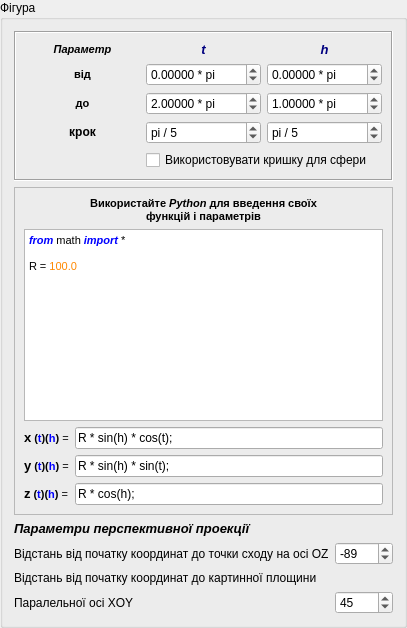
          <widget class="QGroupBox" name="groupBox_2">
           <property name="sizePolicy">
            <sizepolicy hsizetype="Expanding" vsizetype="Expanding">
             <horstretch>0</horstretch>
             <verstretch>0</verstretch>
            </sizepolicy>
           </property>
           <property name="title">
            <string>Фігура</string>
           </property>
           <property name="flat">
            <bool>false</bool>
           </property>
           <property name="checkable">
            <bool>false</bool>
           </property>
           <layout class="QGridLayout" name="gridLayout_4">
            <item row="3" column="0" colspan="2">
             <widget class="QFrame" name="frame_3">
              <property name="frameShape">
               <enum>QFrame::Box</enum>
              </property>
              <property name="frameShadow">
               <enum>QFrame::Sunken</enum>
              </property>
              <layout class="QGridLayout" name="gridLayout_6">
               <item row="0" column="0">
                <widget class="QLabel" name="label_16">
                 <property name="text">
                  <string>&lt;!DOCTYPE HTML PUBLIC &quot;-//W3C//DTD HTML 4.0//EN&quot; &quot;http://www.w3.org/TR/REC-html40/strict.dtd&quot;&gt;
&lt;html&gt;&lt;head&gt;&lt;meta name=&quot;qrichtext&quot; content=&quot;1&quot; /&gt;&lt;style type=&quot;text/css&quot;&gt;
p, li { white-space: pre-wrap; }
&lt;/style&gt;&lt;/head&gt;&lt;body style=&quot; font-family:'MS Shell Dlg 2'; font-size:8.25pt; font-weight:400; font-style:normal;&quot;&gt;
&lt;p style=&quot; margin-top:0px; margin-bottom:0px; margin-left:0px; margin-right:0px; -qt-block-indent:0; text-indent:0px; font-size:8pt;&quot;&gt;&lt;span style=&quot; font-weight:600; font-style:italic;&quot;&gt;Параметр&lt;/span&gt;&lt;/p&gt;&lt;/body&gt;&lt;/html&gt;</string>
                 </property>
                 <property name="alignment">
                  <set>Qt::AlignCenter</set>
                 </property>
                </widget>
               </item>
               <item row="0" column="2">
                <widget class="QLabel" name="label_17">
                 <property name="text">
                  <string>&lt;!DOCTYPE HTML PUBLIC &quot;-//W3C//DTD HTML 4.0//EN&quot; &quot;http://www.w3.org/TR/REC-html40/strict.dtd&quot;&gt;
&lt;html&gt;&lt;head&gt;&lt;meta name=&quot;qrichtext&quot; content=&quot;1&quot; /&gt;&lt;style type=&quot;text/css&quot;&gt;
p, li { white-space: pre-wrap; }
&lt;/style&gt;&lt;/head&gt;&lt;body style=&quot; font-family:'MS Shell Dlg 2'; font-size:8.25pt; font-weight:400; font-style:normal;&quot;&gt;
&lt;p style=&quot; margin-top:0px; margin-bottom:0px; margin-left:0px; margin-right:0px; -qt-block-indent:0; text-indent:0px; font-size:8pt;&quot;&gt;&lt;span style=&quot; font-size:10pt; font-weight:600; font-style:italic; color:#00007f;&quot;&gt;t&lt;/span&gt;&lt;/p&gt;&lt;/body&gt;&lt;/html&gt;</string>
                 </property>
                 <property name="alignment">
                  <set>Qt::AlignCenter</set>
                 </property>
                </widget>
               </item>
               <item row="0" column="3">
                <widget class="QLabel" name="label_18">
                 <property name="text">
                  <string>&lt;!DOCTYPE HTML PUBLIC &quot;-//W3C//DTD HTML 4.0//EN&quot; &quot;http://www.w3.org/TR/REC-html40/strict.dtd&quot;&gt;
&lt;html&gt;&lt;head&gt;&lt;meta name=&quot;qrichtext&quot; content=&quot;1&quot; /&gt;&lt;style type=&quot;text/css&quot;&gt;
p, li { white-space: pre-wrap; }
&lt;/style&gt;&lt;/head&gt;&lt;body style=&quot; font-family:'MS Shell Dlg 2'; font-size:8.25pt; font-weight:400; font-style:normal;&quot;&gt;
&lt;p style=&quot; margin-top:0px; margin-bottom:0px; margin-left:0px; margin-right:0px; -qt-block-indent:0; text-indent:0px;&quot;&gt;&lt;span style=&quot; font-size:10pt; font-weight:600; font-style:italic; color:#00007f;&quot;&gt;h&lt;/span&gt;&lt;/p&gt;&lt;/body&gt;&lt;/html&gt;</string>
                 </property>
                 <property name="alignment">
                  <set>Qt::AlignCenter</set>
                 </property>
                </widget>
               </item>
               <item row="1" column="0">
                <widget class="QLabel" name="label_14">
                 <property name="text">
                  <string>&lt;!DOCTYPE HTML PUBLIC &quot;-//W3C//DTD HTML 4.0//EN&quot; &quot;http://www.w3.org/TR/REC-html40/strict.dtd&quot;&gt;
&lt;html&gt;&lt;head&gt;&lt;meta name=&quot;qrichtext&quot; content=&quot;1&quot; /&gt;&lt;style type=&quot;text/css&quot;&gt;
p, li { white-space: pre-wrap; }
&lt;/style&gt;&lt;/head&gt;&lt;body style=&quot; font-family:'MS Shell Dlg 2'; font-size:8pt; font-weight:400; font-style:normal;&quot;&gt;
&lt;p style=&quot; margin-top:0px; margin-bottom:0px; margin-left:0px; margin-right:0px; -qt-block-indent:0; text-indent:0px;&quot;&gt;&lt;span style=&quot; font-size:8.25pt; font-weight:600;&quot;&gt;від&lt;/span&gt;&lt;/p&gt;&lt;/body&gt;&lt;/html&gt;</string>
                 </property>
                 <property name="textFormat">
                  <enum>Qt::RichText</enum>
                 </property>
                 <property name="alignment">
                  <set>Qt::AlignCenter</set>
                 </property>
                </widget>
               </item>
               <item row="1" column="2">
                <widget class="QDoubleSpinBox" name="tFrom">
                 <property name="suffix">
                  <string> * pi</string>
                 </property>
                 <property name="decimals">
                  <number>5</number>
                 </property>
                 <property name="minimum">
                  <double>-100.000000000000000</double>
                 </property>
                 <property name="maximum">
                  <double>100.000000000000000</double>
                 </property>
                 <property name="singleStep">
                  <double>0.010000000000000</double>
                 </property>
                </widget>
               </item>
               <item row="1" column="3">
                <widget class="QDoubleSpinBox" name="hFrom">
                 <property name="suffix">
                  <string> * pi</string>
                 </property>
                 <property name="decimals">
                  <number>5</number>
                 </property>
                 <property name="minimum">
                  <double>-100.000000000000000</double>
                 </property>
                 <property name="maximum">
                  <double>100.000000000000000</double>
                 </property>
                 <property name="singleStep">
                  <double>0.010000000000000</double>
                 </property>
                 <property name="value">
                  <double>0.000000000000000</double>
                 </property>
                </widget>
               </item>
               <item row="2" column="0">
                <widget class="QLabel" name="label_15">
                 <property name="text">
                  <string>&lt;!DOCTYPE HTML PUBLIC &quot;-//W3C//DTD HTML 4.0//EN&quot; &quot;http://www.w3.org/TR/REC-html40/strict.dtd&quot;&gt;
&lt;html&gt;&lt;head&gt;&lt;meta name=&quot;qrichtext&quot; content=&quot;1&quot; /&gt;&lt;style type=&quot;text/css&quot;&gt;
p, li { white-space: pre-wrap; }
&lt;/style&gt;&lt;/head&gt;&lt;body style=&quot; font-family:'MS Shell Dlg 2'; font-size:8.25pt; font-weight:400; font-style:normal;&quot;&gt;
&lt;p style=&quot; margin-top:0px; margin-bottom:0px; margin-left:0px; margin-right:0px; -qt-block-indent:0; text-indent:0px;&quot;&gt;&lt;span style=&quot; font-size:8pt; font-weight:600;&quot;&gt;до&lt;/span&gt;&lt;/p&gt;&lt;/body&gt;&lt;/html&gt;</string>
                 </property>
                 <property name="alignment">
                  <set>Qt::AlignCenter</set>
                 </property>
                </widget>
               </item>
               <item row="2" column="2">
                <widget class="QDoubleSpinBox" name="tTo">
                 <property name="suffix">
                  <string> * pi</string>
                 </property>
                 <property name="decimals">
                  <number>5</number>
                 </property>
                 <property name="minimum">
                  <double>-100.000000000000000</double>
                 </property>
                 <property name="maximum">
                  <double>100.000000000000000</double>
                 </property>
                 <property name="singleStep">
                  <double>0.010000000000000</double>
                 </property>
                 <property name="value">
                  <double>2.000000000000000</double>
                 </property>
                </widget>
               </item>
               <item row="2" column="3">
                <widget class="QDoubleSpinBox" name="hTo">
                 <property name="suffix">
                  <string> * pi</string>
                 </property>
                 <property name="decimals">
                  <number>5</number>
                 </property>
                 <property name="minimum">
                  <double>-100.000000000000000</double>
                 </property>
                 <property name="maximum">
                  <double>100.000000000000000</double>
                 </property>
                 <property name="singleStep">
                  <double>0.010000000000000</double>
                 </property>
                 <property name="value">
                  <double>1.000000000000000</double>
                 </property>
                </widget>
               </item>
               <item row="4" column="0">
                <widget class="QPushButton" name="stepPushButton">
                 <property name="font">
                  <font>
                   <weight>75</weight>
                   <bold>true</bold>
                  </font>
                 </property>
                 <property name="text">
                  <string>крок</string>
                 </property>
                 <property name="checkable">
                  <bool>false</bool>
                 </property>
                 <property name="checked">
                  <bool>false</bool>
                 </property>
                 <property name="default">
                  <bool>false</bool>
                 </property>
                 <property name="flat">
                  <bool>true</bool>
                 </property>
                </widget>
               </item>
               <item row="4" column="2">
                <widget class="QSpinBox" name="stepDoubleSpinBoxT">
                 <property name="prefix">
                  <string>pi / </string>
                 </property>
                 <property name="minimum">
                  <number>2</number>
                 </property>
                 <property name="maximum">
                  <number>100</number>
                 </property>
                 <property name="value">
                  <number>5</number>
                 </property>
                </widget>
               </item>
               <item row="4" column="3">
                <widget class="QSpinBox" name="stepDoubleSpinBoxH">
                 <property name="prefix">
                  <string>pi / </string>
                 </property>
                 <property name="minimum">
                  <number>2</number>
                 </property>
                 <property name="maximum">
                  <number>100</number>
                 </property>
                 <property name="value">
                  <number>5</number>
                 </property>
                </widget>
               </item>
               <item row="5" column="2" colspan="2">
                <widget class="QCheckBox" name="genCheckBox">
                 <property name="text">
                  <string>Використовувати кришку для сфери</string>
                 </property>
                </widget>
               </item>
              </layout>
             </widget>
            </item>
            <item row="4" column="0" colspan="2">
             <widget class="QFrame" name="frame">
              <property name="frameShape">
               <enum>QFrame::StyledPanel</enum>
              </property>
              <property name="frameShadow">
               <enum>QFrame::Raised</enum>
              </property>
              <layout class="QGridLayout" name="gridLayout_5">
               <item row="2" column="0">
                <widget class="QLabel" name="label_8">
                 <property name="text">
                  <string>&lt;!DOCTYPE HTML PUBLIC &quot;-//W3C//DTD HTML 4.0//EN&quot; &quot;http://www.w3.org/TR/REC-html40/strict.dtd&quot;&gt;
&lt;html&gt;&lt;head&gt;&lt;meta name=&quot;qrichtext&quot; content=&quot;1&quot; /&gt;&lt;style type=&quot;text/css&quot;&gt;
p, li { white-space: pre-wrap; }
&lt;/style&gt;&lt;/head&gt;&lt;body style=&quot; font-family:'MS Shell Dlg 2'; font-size:8.25pt; font-weight:400; font-style:normal;&quot;&gt;
&lt;p style=&quot; margin-top:0px; margin-bottom:0px; margin-left:0px; margin-right:0px; -qt-block-indent:0; text-indent:0px; font-size:8pt;&quot;&gt;&lt;span style=&quot; font-size:10pt; font-weight:600;&quot;&gt;x&lt;/span&gt;&lt;span style=&quot; font-weight:600;&quot;&gt; (&lt;/span&gt;&lt;span style=&quot; font-weight:600; color:#0000ff;&quot;&gt;t&lt;/span&gt;&lt;span style=&quot; font-weight:600;&quot;&gt;)(&lt;/span&gt;&lt;span style=&quot; font-weight:600; color:#0000ff;&quot;&gt;h&lt;/span&gt;&lt;span style=&quot; font-weight:600;&quot;&gt;)&lt;/span&gt; =&lt;/p&gt;&lt;/body&gt;&lt;/html&gt;</string>
                 </property>
                </widget>
               </item>
               <item row="2" column="1">
                <widget class="QLineEdit" name="funcXlineEdit">
                 <property name="text">
                  <string>R * sin(h) * cos(t);</string>
                 </property>
                </widget>
               </item>
               <item row="3" column="1">
                <widget class="QLineEdit" name="funcYlineEdit">
                 <property name="text">
                  <string>R * sin(h) * sin(t);</string>
                 </property>
                </widget>
               </item>
               <item row="4" column="1">
                <widget class="QLineEdit" name="funcZlineEdit">
                 <property name="text">
                  <string>R * cos(h);</string>
                 </property>
                </widget>
               </item>
               <item row="1" column="0" colspan="2">
                <widget class="QTextEdit" name="plainTextEdit">
                 <property name="styleSheet">
                  <string notr="true"/>
                 </property>
                 <property name="html">
                  <string>&lt;!DOCTYPE HTML PUBLIC &quot;-//W3C//DTD HTML 4.0//EN&quot; &quot;http://www.w3.org/TR/REC-html40/strict.dtd&quot;&gt;
&lt;html&gt;&lt;head&gt;&lt;meta name=&quot;qrichtext&quot; content=&quot;1&quot; /&gt;&lt;style type=&quot;text/css&quot;&gt;
p, li { white-space: pre-wrap; }
&lt;/style&gt;&lt;/head&gt;&lt;body style=&quot; font-family:'MS Shell Dlg 2'; font-size:8.25pt; font-weight:400; font-style:normal;&quot;&gt;
&lt;p style=&quot; margin-top:0px; margin-bottom:0px; margin-left:0px; margin-right:0px; -qt-block-indent:0; text-indent:0px;&quot;&gt;&lt;span style=&quot; font-size:8pt; font-weight:600; font-style:italic; color:#0000ff;&quot;&gt;from&lt;/span&gt;&lt;span style=&quot; font-size:8pt; color:#00007f;&quot;&gt; &lt;/span&gt;&lt;span style=&quot; font-size:8pt; color:#000000;&quot;&gt;math&lt;/span&gt;&lt;span style=&quot; font-size:8pt; color:#00007f;&quot;&gt; &lt;/span&gt;&lt;span style=&quot; font-size:8pt; font-weight:600; font-style:italic; color:#0000ff;&quot;&gt;import&lt;/span&gt;&lt;span style=&quot; font-size:8pt; color:#00007f;&quot;&gt; &lt;/span&gt;&lt;span style=&quot; font-size:8pt; color:#000000;&quot;&gt;*&lt;/span&gt;&lt;/p&gt;
&lt;p style=&quot;-qt-paragraph-type:empty; margin-top:0px; margin-bottom:0px; margin-left:0px; margin-right:0px; -qt-block-indent:0; text-indent:0px; font-size:8pt; color:#00007f;&quot;&gt;&lt;br /&gt;&lt;/p&gt;
&lt;p style=&quot; margin-top:0px; margin-bottom:0px; margin-left:0px; margin-right:0px; -qt-block-indent:0; text-indent:0px;&quot;&gt;&lt;span style=&quot; font-size:8pt;&quot;&gt;R =&lt;/span&gt;&lt;span style=&quot; font-size:8pt; color:#ff8800;&quot;&gt; 100.0&lt;/span&gt;&lt;/p&gt;
&lt;p style=&quot;-qt-paragraph-type:empty; margin-top:0px; margin-bottom:0px; margin-left:0px; margin-right:0px; -qt-block-indent:0; text-indent:0px; font-size:8pt; color:#ff8800;&quot;&gt;&lt;br /&gt;&lt;/p&gt;
&lt;p style=&quot;-qt-paragraph-type:empty; margin-top:0px; margin-bottom:0px; margin-left:0px; margin-right:0px; -qt-block-indent:0; text-indent:0px; font-size:8pt;&quot;&gt;&lt;br /&gt;&lt;/p&gt;
&lt;p style=&quot;-qt-paragraph-type:empty; margin-top:0px; margin-bottom:0px; margin-left:0px; margin-right:0px; -qt-block-indent:0; text-indent:0px; font-size:8pt;&quot;&gt;&lt;br /&gt;&lt;/p&gt;&lt;/body&gt;&lt;/html&gt;</string>
                 </property>
                 <property name="cursorWidth">
                  <number>1</number>
                 </property>
                 <property name="textInteractionFlags">
                  <set>Qt::LinksAccessibleByKeyboard|Qt::LinksAccessibleByMouse|Qt::TextBrowserInteraction|Qt::TextEditable|Qt::TextEditorInteraction|Qt::TextSelectableByKeyboard|Qt::TextSelectableByMouse</set>
                 </property>
                </widget>
               </item>
               <item row="0" column="0" colspan="2">
                <widget class="QLabel" name="label_13">
                 <property name="text">
                  <string>&lt;!DOCTYPE HTML PUBLIC &quot;-//W3C//DTD HTML 4.0//EN&quot; &quot;http://www.w3.org/TR/REC-html40/strict.dtd&quot;&gt;
&lt;html&gt;&lt;head&gt;&lt;meta name=&quot;qrichtext&quot; content=&quot;1&quot; /&gt;&lt;style type=&quot;text/css&quot;&gt;
p, li { white-space: pre-wrap; }
&lt;/style&gt;&lt;/head&gt;&lt;body style=&quot; font-family:'MS Shell Dlg 2'; font-size:8pt; font-weight:400; font-style:normal;&quot;&gt;
&lt;p style=&quot; margin-top:0px; margin-bottom:0px; margin-left:0px; margin-right:0px; -qt-block-indent:0; text-indent:0px;&quot;&gt;&lt;span style=&quot; font-size:8.25pt; font-weight:600;&quot;&gt;Використайте &lt;/span&gt;&lt;span style=&quot; font-size:8.25pt; font-weight:600; font-style:italic;&quot;&gt;Python&lt;/span&gt;&lt;span style=&quot; font-size:8.25pt; font-weight:600;&quot;&gt; для введення своїх&lt;/span&gt;&lt;/p&gt;
&lt;p style=&quot; margin-top:0px; margin-bottom:0px; margin-left:0px; margin-right:0px; -qt-block-indent:0; text-indent:0px;&quot;&gt;&lt;span style=&quot; font-weight:600;&quot;&gt;функцій і параметрів&lt;/span&gt;&lt;/p&gt;&lt;/body&gt;&lt;/html&gt;</string>
                 </property>
                 <property name="alignment">
                  <set>Qt::AlignCenter</set>
                 </property>
                </widget>
               </item>
               <item row="3" column="0">
                <widget class="QLabel" name="label_10">
                 <property name="text">
                  <string>&lt;!DOCTYPE HTML PUBLIC &quot;-//W3C//DTD HTML 4.0//EN&quot; &quot;http://www.w3.org/TR/REC-html40/strict.dtd&quot;&gt;
&lt;html&gt;&lt;head&gt;&lt;meta name=&quot;qrichtext&quot; content=&quot;1&quot; /&gt;&lt;style type=&quot;text/css&quot;&gt;
p, li { white-space: pre-wrap; }
&lt;/style&gt;&lt;/head&gt;&lt;body style=&quot; font-family:'MS Shell Dlg 2'; font-size:8.25pt; font-weight:400; font-style:normal;&quot;&gt;
&lt;p style=&quot; margin-top:0px; margin-bottom:0px; margin-left:0px; margin-right:0px; -qt-block-indent:0; text-indent:0px; font-size:8pt;&quot;&gt;&lt;span style=&quot; font-size:10pt; font-weight:600;&quot;&gt;y&lt;/span&gt;&lt;span style=&quot; font-weight:600;&quot;&gt; (&lt;/span&gt;&lt;span style=&quot; font-weight:600; color:#0000ff;&quot;&gt;t&lt;/span&gt;&lt;span style=&quot; font-weight:600;&quot;&gt;)(&lt;/span&gt;&lt;span style=&quot; font-weight:600; color:#0000ff;&quot;&gt;h&lt;/span&gt;&lt;span style=&quot; font-weight:600;&quot;&gt;)&lt;/span&gt; =&lt;/p&gt;&lt;/body&gt;&lt;/html&gt;</string>
                 </property>
                </widget>
               </item>
               <item row="4" column="0">
                <widget class="QLabel" name="label_19">
                 <property name="text">
                  <string>&lt;!DOCTYPE HTML PUBLIC &quot;-//W3C//DTD HTML 4.0//EN&quot; &quot;http://www.w3.org/TR/REC-html40/strict.dtd&quot;&gt;
&lt;html&gt;&lt;head&gt;&lt;meta name=&quot;qrichtext&quot; content=&quot;1&quot; /&gt;&lt;style type=&quot;text/css&quot;&gt;
p, li { white-space: pre-wrap; }
&lt;/style&gt;&lt;/head&gt;&lt;body style=&quot; font-family:'MS Shell Dlg 2'; font-size:8.25pt; font-weight:400; font-style:normal;&quot;&gt;
&lt;p style=&quot; margin-top:0px; margin-bottom:0px; margin-left:0px; margin-right:0px; -qt-block-indent:0; text-indent:0px; font-size:8pt;&quot;&gt;&lt;span style=&quot; font-size:10pt; font-weight:600;&quot;&gt;z&lt;/span&gt;&lt;span style=&quot; font-weight:600;&quot;&gt; (&lt;/span&gt;&lt;span style=&quot; font-weight:600; color:#0000ff;&quot;&gt;t&lt;/span&gt;&lt;span style=&quot; font-weight:600;&quot;&gt;)(&lt;/span&gt;&lt;span style=&quot; font-weight:600; color:#0000ff;&quot;&gt;h&lt;/span&gt;&lt;span style=&quot; font-weight:600;&quot;&gt;)&lt;/span&gt; =&lt;/p&gt;&lt;/body&gt;&lt;/html&gt;</string>
                 </property>
                </widget>
               </item>
              </layout>
             </widget>
            </item>
            <item row="5" column="0">
             <layout class="QVBoxLayout" name="verticalLayout"/>
            </item>
            <item row="8" column="0">
             <widget class="QLabel" name="label_27">
              <property name="text">
               <string>Відстань від початку координат до картинної площини</string>
              </property>
             </widget>
            </item>
            <item row="7" column="1">
             <widget class="QSpinBox" name="z0">
              <property name="minimum">
               <number>-2000</number>
              </property>
              <property name="maximum">
               <number>2000</number>
              </property>
              <property name="value">
               <number>-89</number>
              </property>
             </widget>
            </item>
            <item row="6" column="0">
             <widget class="QLabel" name="label_20">
              <property name="font">
               <font>
                <pointsize>10</pointsize>
                <weight>75</weight>
                <italic>true</italic>
                <bold>true</bold>
               </font>
              </property>
              <property name="text">
               <string>Параметри перспективної проекції</string>
              </property>
             </widget>
            </item>
            <item row="7" column="0">
             <widget class="QLabel" name="label_26">
              <property name="text">
               <string>Відстань від початку координат до точки сходу на осі OZ</string>
              </property>
             </widget>
            </item>
            <item row="9" column="0">
             <widget class="QLabel" name="label_28">
              <property name="text">
               <string>Паралельної осі XOY</string>
              </property>
             </widget>
            </item>
            <item row="9" column="1">
             <widget class="QSpinBox" name="z1">
              <property name="minimum">
               <number>-2000</number>
              </property>
              <property name="maximum">
               <number>2000</number>
              </property>
              <property name="value">
               <number>45</number>
              </property>
             </widget>
            </item>
           </layout>
          </widget>
